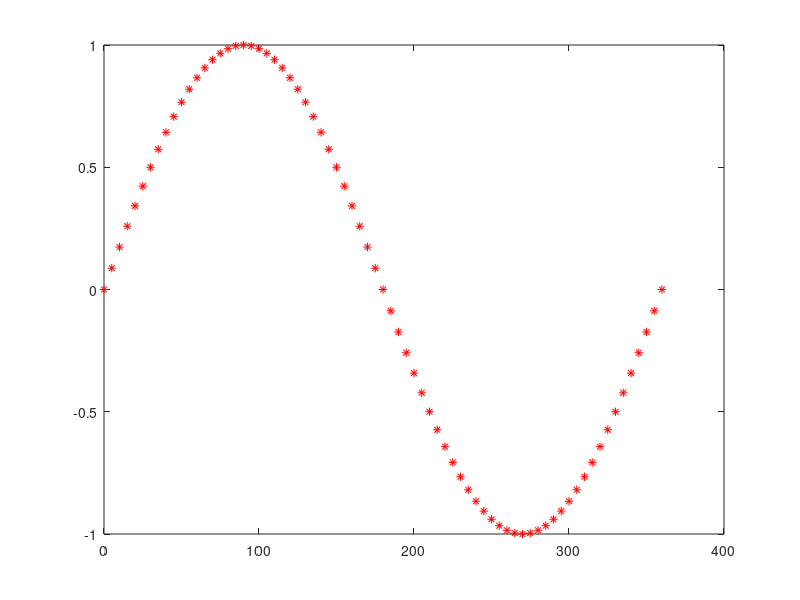

Reproduce this figure in MATLAB.
x=0:5:360;
y=sind(x);
color=menu('Choose a plot color', 'Red','Magenta','Cyan','Yellow','Black');
marker=menu('Choose a plot marker','*','-.');
switch color
   case 1
        if marker ==1
             plot(x,y,'r*')
        else
             plot(x,y,'r-.')
        end
   case 2
        if marker ==1
           plot(x,y,'m*')
        else 
           plot(x,y,'m-.')
        end
   case 3
        if marker ==1
           plot(x,y,'c*')
        else
           plot(x,y,'c-.')
        end
   case 4
        if marker ==1
           plot(x,y,'y*')
        else plot(x,y,'y-.')
        end
   case 5
        if marker ==1
           plot(x,y,'k*')
        else plot(x,y,'k-.')
        end
    otherwise plot(x,y)
end

%% 1. Define your "look-up tables" (Cell Arrays)
colors = {'r', 'm', 'c', 'y', 'k'}; 
markers = {'*', '-.'};

x=0:5:360;
y=sind(x);
color=menu('Choose a plot color', 'Red','Magenta','Cyan','Yellow','Black');
marker=menu('Choose a plot marker','*','-.');

% 2. Map the menu index directly to the string
% If color=1 and marker=2, style becomes 'r-.'
style = [colors{color}, markers{marker}];

% 3. One single plot command to rule them all
plot(x, y, style)
